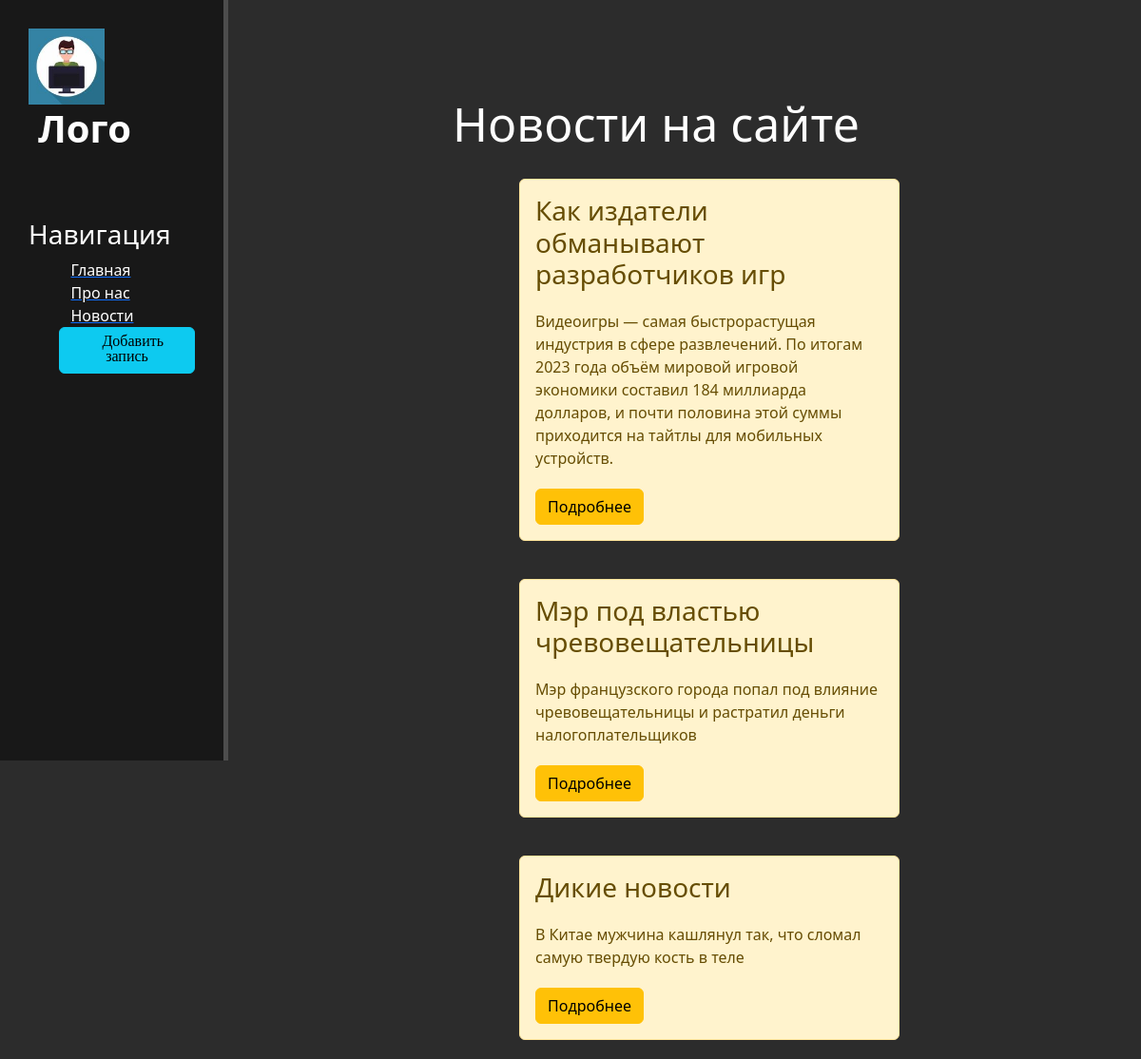
Page /news/ on the committed database.
### news/models.py (models this page shows, shortened)
class Articles(models.Model):
    title = models.CharField('Название', max_length=50,)
    anons = models.CharField('Анонс', max_length=250,)
    full_text = models.TextField('Статья')
    date = models.DateTimeField('Дата публикации')
    class Meta:
        verbose_name = 'Новость'
        verbose_name_plural = 'Новости'

### news/views.py (the view)
# urls.py: path('', views.news_home, name='news_home'),
def news_home(request):
    news = Articles.objects.order_by('-date')
    return render(request, 'news/news_home.html', {'news': news})

### news/templates/news/news_home.html (shortened to what this page needs)
{% extends 'main/layout.html' %}
{% block content %}
    <div class="features">
        <h1>Новости на сайте</h1>
        {% if news %}
            {% for el in news %}
                <div class="alert alert-warning">
                    <h3>{{ el.title }}</h3>
                    <p>{{ el.anons }}</p>
                    <a href="{% url 'news-detail' el.id %}" class="btn btn-warning">Подробнее</a>
                </div>
            {%endfor%}
        {% else %}
            <p>Новостей нет!</p>
        {% endif %}
    </div>
{% endblock %}

### main/templates/main/layout.html (shortened to what this page needs)
{% load static %}
<!doctype html>
<html lang="en">
<head>
    <link rel="stylesheet" href="https://cdn.jsdelivr.net/npm/bootstrap@5.3.2/dist/css/bootstrap.min.css">
    <link rel="stylesheet" href="{% static 'main/css/main.css' %} ">
<link rel="stylesheet" href="https://cdn.jsdelivr.net/npm/@fortawesome/fontawesome-free@6.4.2/css/fontawesome.min.css">
</head>
<body>
    <aside>
        <img src="{% static 'main/img/picture.jpg' %}" alt="Лого">
        <span class="logo">Лого</span>
        <h3>Навигация</h3>
        <ul>
            <a href="{% url 'home' %}"><li><i class="fa-solid fa-file"></i>Главная</li> </a>
            <a href="{% url 'about' %}"><li><i class="fa-solid fa-address-card"></i>Про нас</li> </a>
            <a href="{% url 'news_home' %}"><li><i class="fa-solid fa-address-book"></i>Новости</li> </a>
            <a href="{% url 'create' %}"><button class="btn btn-info"><i class="fa-solid fa-address-card">Добавить запись</i></button></a>
        </ul>
    </aside>
    <main>
         {% block content %}
         {% endblock %}
    </main>
</body>
</html>

### main/static/main/css/main.css (style rules this page uses)
body { background: #2c2c2c; }
aside { float: left; background: #181818; width: 20%; padding: 2.5%; height: 100vh; color: #fff; border-right: 5px solid #4d4d4d; }
aside img { width: 80px; float: left; }
aside .logo { font-size: 40px; margin-left: 10px; font-weight: bold; position: relative; top: -5px; }
aside h3 { margin-top: 60px; font-size: 28px; }
aside ul { list-style: none; }
aside ul li { color: #fff; display: block; margin-top 20px; transition: transform .6s ease; }
main .features { float: left; color: #fff; margin-top: 100px; text-align: center; width: 75% }
main .features h1 { font-size: 50px; }
main .features p { max-width: 400px; margin: 20px auto }
.alert-warning { float: left; clear:both; width: 400px; margin: 20px 34%; text-align: left; }

### rows in the picture
Articles: title "Как издатели обманывают разработчиков игр", anons "Видеоигры — самая быстрорастущая индустрия в сфере развлечений. По итогам 2023 года объём мировой игровой экономики составил 184 миллиарда долларов, и почти половина этой суммы приходится на тайтлы для мобильных устройств."
Articles: title "Мэр под властью чревовещательницы", anons "Мэр французского города попал под влияние чревовещательницы и растратил деньги налогоплательщиков"
Articles: title "Дикие новости", anons "В Китае мужчина кашлянул так, что сломал самую твердую кость в теле"
